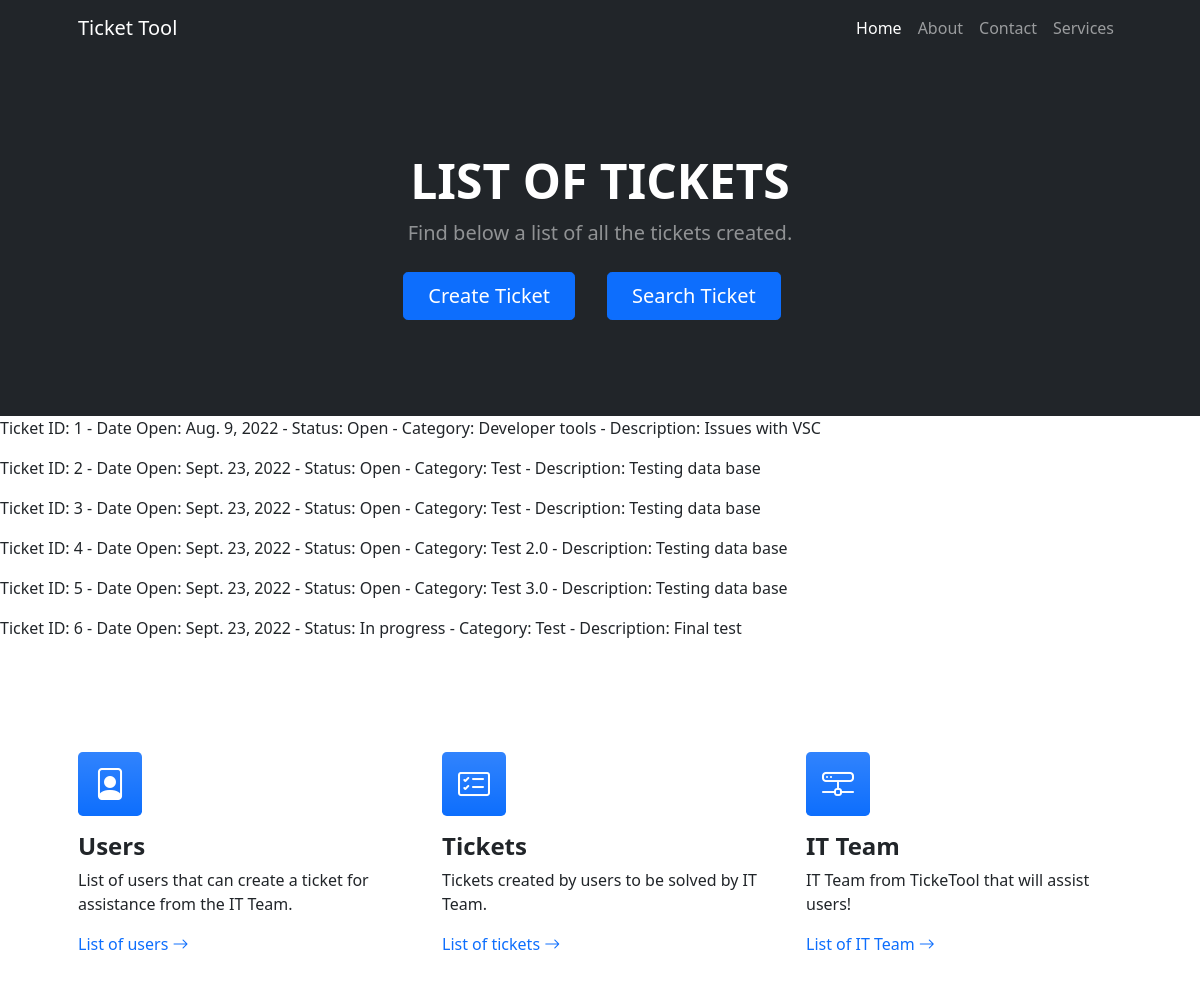
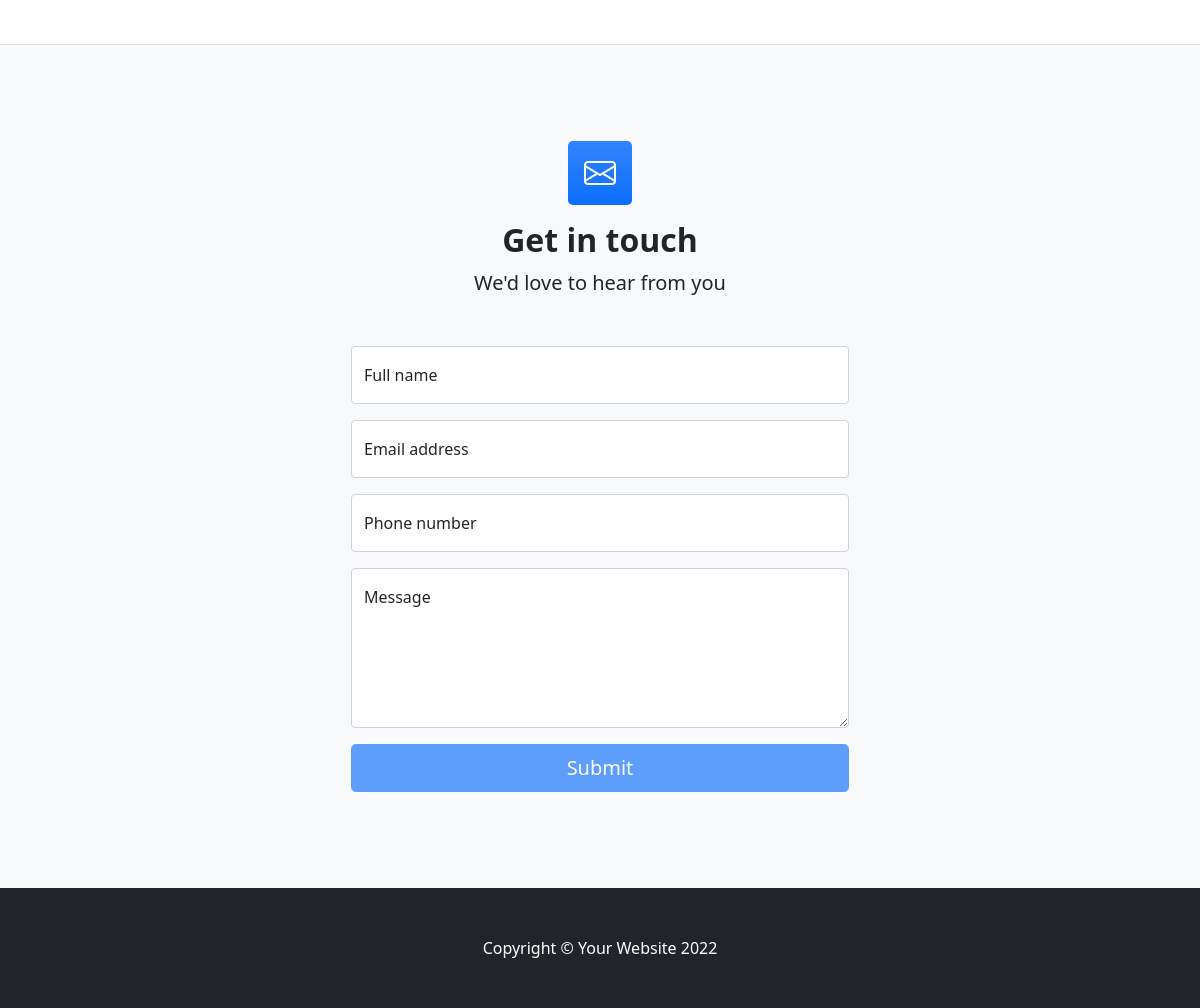
Page /ticket/tickets/ on the committed database (2 pictures, top to bottom).
### appticket/models.py (models this page shows, shortened)
class Ticket(models.Model): #Tickets creados por usuarios que resuelven los de IT.
    date_open=models.DateField(blank=True, null=True)
    description=models.CharField(max_length=500)
    category=models.CharField(max_length=150) #Ver si puede haber un dropdown
    status=models.CharField(max_length=150) #Ver si puede haber un dropdown

### appticket/views.py (the view)
# urls.py: path("tickets/", tickets, name="tickets"),
def tickets(request):
    tickets=Ticket.objects.all()
    context={"tickets":tickets}
    return render(request, "appticket/ticket.html", context)

### appticket/templates/appticket/ticket.html
{% extends 'appticket/base.html' %}
{% block title %} LIST OF TICKETS {% endblock %}
{% block subtitle %} Find below a list of all the tickets created. {% endblock %}
{% block button %}
<a class="btn btn-primary btn-lg px-4 me-sm-3" href="{% url 'createticket'%}"> Create Ticket </a>
<a class="btn btn-primary btn-lg px-4 me-sm-3" href="{% url 'ticketsearch'%}"> Search Ticket </a>
{% endblock %}
{% block lists %}
{% for ticket in tickets %}
    <p>Ticket ID: {{ticket.id}} - Date Open: {{ticket.date_open}} - Status: {{ticket.status}} - Category: {{ticket.category}} - Description: {{ticket.description}}</p>
{% endfor %}
{% endblock %}

### rows in the picture
Ticket: id "1", date_open "Aug. 9, 2022", status "Open", category "Developer tools", description "Issues with VSC"
Ticket: id "2", date_open "Sept. 23, 2022", status "Open", category "Test", description "Testing data base"
Ticket: id "3", date_open "Sept. 23, 2022", status "Open", category "Test", description "Testing data base"
Ticket: id "4", date_open "Sept. 23, 2022", status "Open", category "Test 2.0", description "Testing data base"
Ticket: id "5", date_open "Sept. 23, 2022", status "Open", category "Test 3.0", description "Testing data base"
Ticket: id "6", date_open "Sept. 23, 2022", status "In progress", category "Test", description "Final test"
